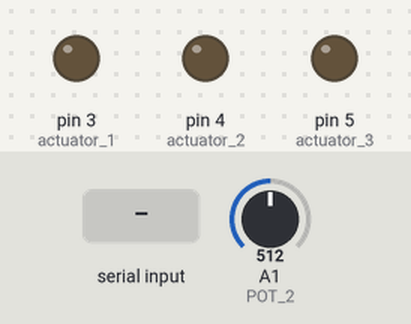
A sketch run on a simulated Arduino Uno, built with avr-gcc and run on an emulated ATmega328P. Shown: output pins drawn as LEDs (lit = HIGH). The test bench sets the inputs (shaded band); at power-on: A1 (POT_2) = 512. What the sketch prints to the serial monitor is not drawn.

Above: at 1.2 s.
1.3 s: "1" received over Serial
At 2.4 s:
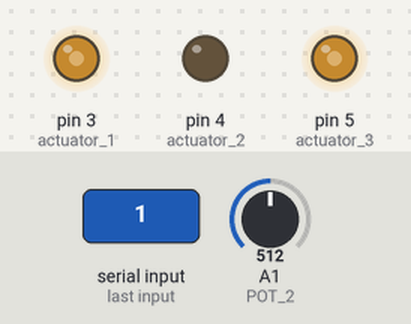
Timing chart, 0 to 4.3 s (numbered marks = the images above; inputs shaded):
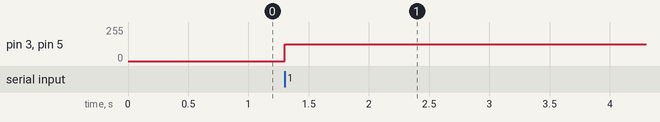

Measured:
- after the input at 1.3 s, pin 3 (actuator_1), pin 5 (actuator_3): 0/255 → 127/255 at once

The sketch:

PhysicalTripodcontroller.ino
```cpp
int POT_1= A0;
int POT_2= A1;
int POT_3= A1;
int actuator_1=3 ; // here will be the first actuator//
int actuator_2=4 ; // here will be the second actuator//
int actuator_3=5 ; // here will be the second actuator//


int analogreadvalue_1;   // this variable to look at the 0-5 volt potentiometer_1 voltage at pin A0//
int analogreadvalue_2;   // this variable to look at the 0-5 volt potentiometer_2 voltage at pin A1//
int analogreadvalue_3;   // this variable to look at the 0-5 volt potentiometer_3 voltage at pin A2//
int analogwritevalue_1; // this variable to write 0-5 v to the actuator_1//
int analogwritevalue_2; // this variable to write 0-5 v to the actuator_2//
int analogwritevalue_3; // this variable to write 0-5 v to the actuator_3//

void setup() {
  Serial.begin(9600);
  pinMode(POT_1, INPUT);
  pinMode(POT_2, INPUT);
  pinMode(POT_3, INPUT);
  pinMode(actuator_1, OUTPUT);
  pinMode(actuator_2, OUTPUT);
  pinMode(actuator_3, OUTPUT);
}

void loop(){
  if (Serial.available() > 0) { // any bytes in coming? If so:
    analogreadvalue_1=analogRead(POT_1);  // Reading the value of potentiometer_1//
    analogreadvalue_2=analogRead(POT_2);  // Reading the value of potentiometer_2//
    analogreadvalue_3=analogRead(POT_3);  // Reading the value of potentiometer_3//
    analogwritevalue_1=(255./1023.) * analogreadvalue_1;  // conversion from 1023 scale to 255 scale//
    analogwritevalue_2=(255./1023.) * analogreadvalue_2;
    analogwritevalue_3=(255./1023.) * analogreadvalue_3;
    analogWrite(actuator_1, analogwritevalue_1);
    analogWrite(actuator_2, analogwritevalue_2);
    analogWrite(actuator_3, analogwritevalue_3);
    Serial.print("Analog Value to Actuator_1:   ");
    Serial.print("Analog Value to Actuator_2:   ");
    Serial.print("Analog Value to Actuator_3:   ");
    Serial.println("analogwritevalue_1");
    Serial.println("analogwritevalue_2");
    Serial.println("analogwritevalue_3");
    delay(500);
    Serial.write(analogwritevalue_1); // When we're done, write the byte out via serial.
    Serial.write(analogwritevalue_2);
    Serial.write(analogwritevalue_3);
    while (Serial.available()) Serial.read(); // clear out any remaining bytes in the incoming buffer.
    }
}
```
